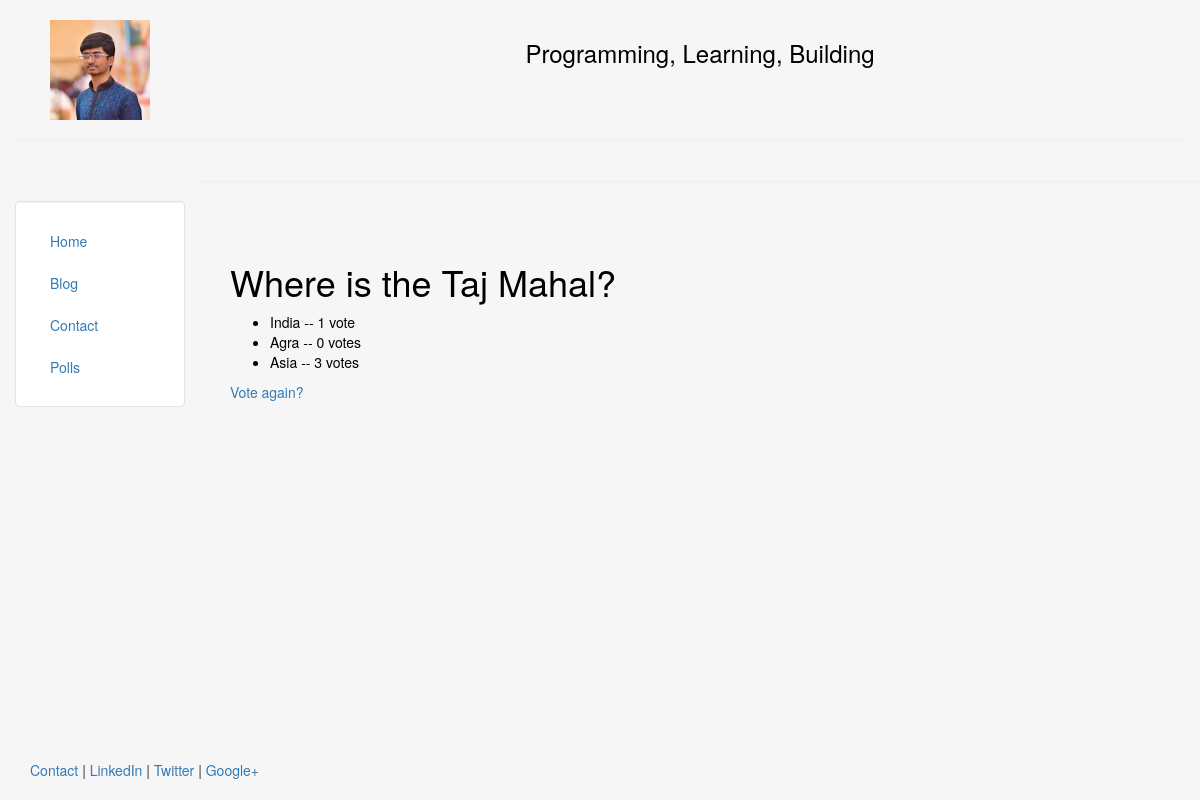
Before: /polls/3/result/ with the older database file.
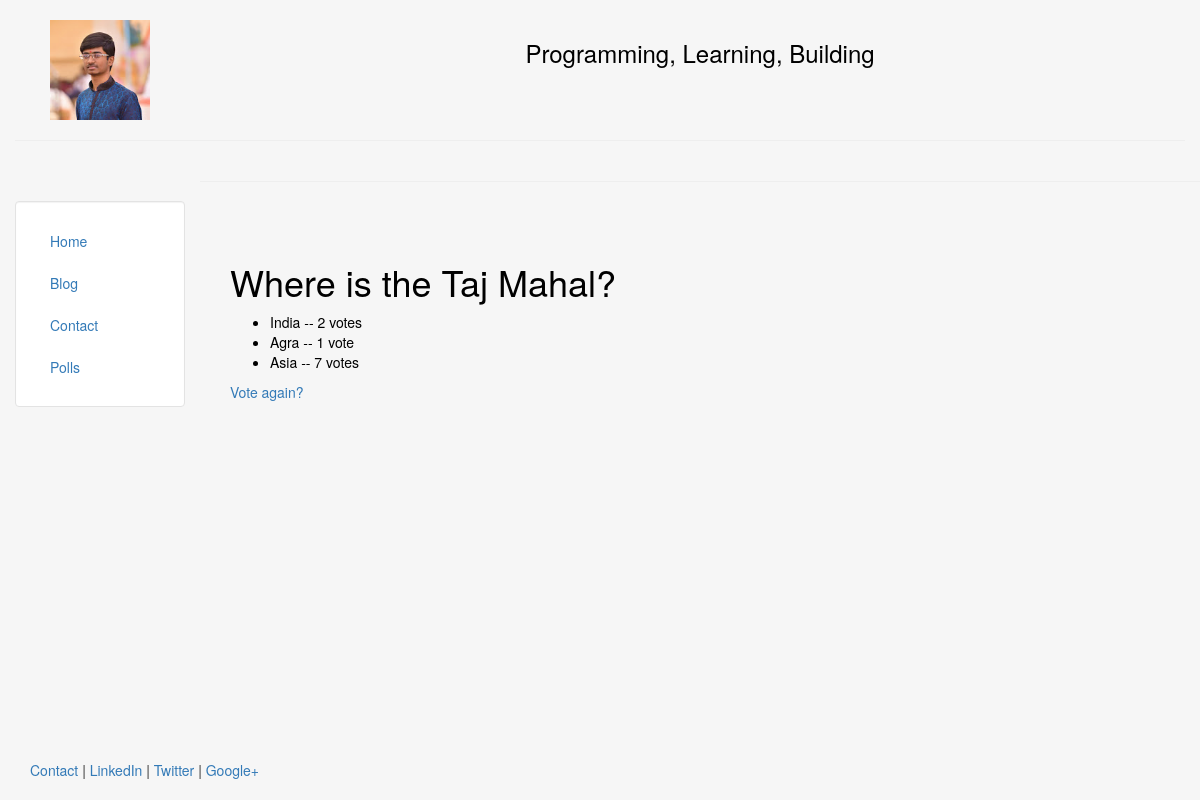
After: the same page with the newer database file.
### polls/models.py (models this page shows, shortened)
class Choice(models.Model):
	question = models.ForeignKey(Question, on_delete=models.CASCADE)
	choice_text = models.CharField(max_length=200)
	votes = models.IntegerField(default=0)

### polls/views.py (the view)
# urls.py: url(r'^(?P<pk>[0-9]+)/result/$', views.ResultView.as_view(), name='result'),
class ResultView(generic.DetailView):
	model = Question
	template_name = 'polls/result.html'

### polls/templates/polls/result.html
{% extends "personal/header.html" %}
{% block content %}
<h1>{{ question.question_text|safe }}</h1>
<ul>
	{% for choice in question.choice_set.all %}
		<li>{{ choice.choice_text }} -- {{ choice.votes }} vote{{ choice.votes|pluralize }}</li>
	{% endfor %}
</ul>
<a href="{% url 'polls:detail' question.id %}">Vote again?</a>
{% endblock %}

Changed rows visible on the page:
changed Choice "India": votes "1" → "2"
changed Choice "Agra": votes "0" → "1"
changed Choice "Asia": votes "3" → "7"
